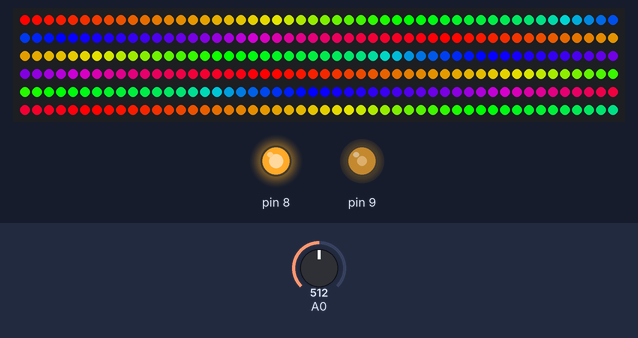
Recording of a sketch running on a simulated Arduino Uno, built with avr-gcc and run on an emulated ATmega328P. Parts: 300 RGB LEDs in strip order, left to right, continuing on the next row, output pins drawn as LEDs (lit = HIGH). The inputs (shaded band) are chosen by the test bench; at power-on: A0 = 512. Random numbers use the default seed unless the sketch sets one.

Above: at 0.77 s.
At 9.18 s:
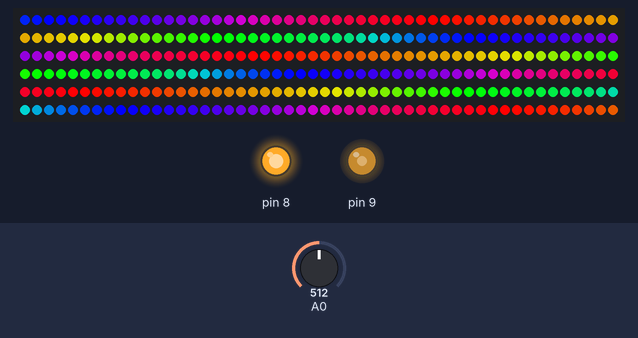
At 18.85 s:
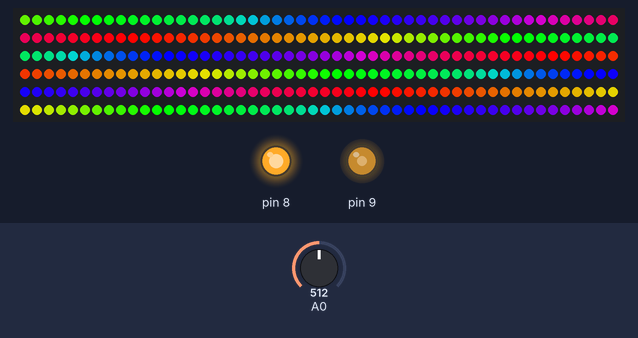
At 37.7 s:
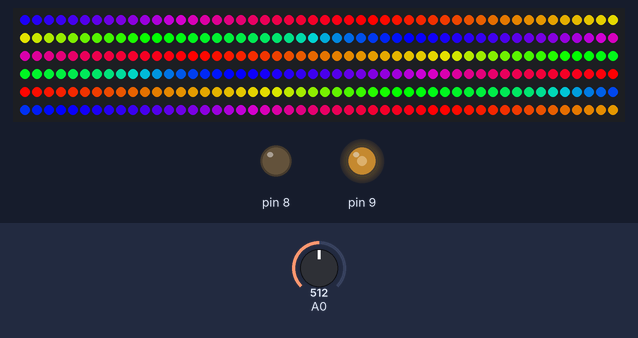
Timing chart, 0 to 40.0 s (numbered marks = the images above):
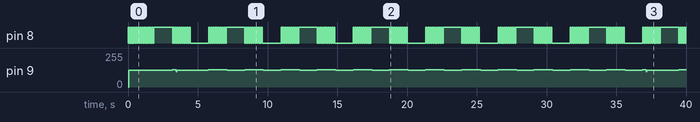

The sketch:

tree.ino
```cpp
/**
 * This code is a from a project of an interactive illuminated tree for a festival.
 * The arduino is connected to LEDs stripes on one hand, and to a circuit described in
 * https://www.instructables.com/id/Touche-for-Arduino-Advanced-touch-sensing/
 * on the other hand that allows to mimic the Disney Touché! sensing technology.
 *
 * This circuit was connected to an apple, coming out of the tree, such that
 * depending on the way someone was touching the apple, the LEDs reacted differently.
 *
 * We used the code from https://github.com/Illutron/AdvancedTouchSensing (from the
 * previously cited instructable) for sensing that we customized (zero curve, averaging, etc.),
 * and code from the examples of the Fast LED library for animating the LEDs.
 *
 * Requires the FastLED library
 *
 * This code is under the WTFPL
 */

#define USE_ARDUINO_INTERRUPTS false

//We use the predefined animations from FastLED
#include <FastLED.h>

#define SET(x,y) (x |=(1<<y))       //-Bit set/clear macros
#define CLR(x,y) (x &= (~(1<<y)))   // |
#define CHK(x,y) (x & (1<<y))       // |
#define TOG(x,y) (x^=(1<<y))        //-+

/* Thresholds separating simple, double touch and full grab
 * /!\ There are highly dependant of the setup, need to be
 * recalibrated in the final situation
 */
#define LIM_TOUCH 60.0
#define LIM_DOUBLE 75.0


#define N 160  //How many frequencies
/*The orignial code sweeps 160 frequencies, but results take too much memory
 *when coupled with the LED code. We thus introduce a divisor such that we
 *only keep 160/DIV points, corresponding to the local average
 *of the original complete curve
 */
#define DIV 6
#define ARRAY_SIZE (N/DIV)
/*In our experience, the points were oscillating quite a bit,
 *so we average them in time over AVG sweeps
 */
#define AVG 20

#define NUM_LEDS 300
#define DATA_PIN 6

#define PULSE_WIRE 1
#define PULSE_THRESHOLD 560

CRGB leds[NUM_LEDS];

//Results of the sweep
float results[ARRAY_SIZE];
//The curve corresponding to a no touch situation, initialized at the begginning (Do not touch when starting the Arduino!)
float zeroCurve[ARRAY_SIZE];

//Counter for averaging over AVG sweeps
unsigned int averageCounter = 1;
//Mode corresponding the the situation: nothing, one finger,two finger or full grab touch
unsigned short int mode = 0;
//Time of the last update
unsigned long lastLEDUpdate = 0;
float LEDSpeed = 1.0f;
CRGBPalette16 currentPalette;
TBlendType    currentBlending;
unsigned long lastModeChange = 0;

void setup()
{
  //When debugging or calibrating
  //Serial.begin(9600);
  FastLED.addLeds<NEOPIXEL, DATA_PIN>(leds, NUM_LEDS);

  TCCR1A = 0b10000010;      //-Set up frequency generator
  TCCR1B = 0b00011001;      //-+
  ICR1 = 110;
  OCR1A = 55;

  pinMode(9, OUTPUT);       //-Signal generator pin
  pinMode(8, OUTPUT);       //-Sync (test) pin

  for (int i = 0; i < ARRAY_SIZE; i++) {
    results[i] = 0;
    zeroCurve[i] = 0;
  }

  delay(1);

  /* The program first computes a zero curve, that corresponds to the state
   * of the circuit when no touch is occurring, that will be then substracted
   * to the measured curve to only keep the variations.
   * Cf the comments of the same for loop in the loop() method for more details
   * on the actions performed here
   */
  for (unsigned int i = 0; i < AVG; i++) {
    for (unsigned int d = 0; d < N; d++)
    {
      int v = analogRead(0);
      CLR(TCCR1B, 0);
      TCNT1 = 0;
      ICR1 = d;
      OCR1A = d / 2;
      SET(TCCR1B, 0);

      zeroCurve[d / DIV] += ((float)v) / ((float)(AVG * DIV));
    }

    TOG(PORTB, 0);
  }
}

void updateLEDSIfNeeded() {
  static uint8_t startIndex = 0;
  unsigned long now = millis();
  if ((now - lastLEDUpdate) > (20.0f / LEDSpeed)) {
    startIndex = startIndex + 1;
    FillLEDsFromPaletteColors(startIndex);
    FastLED.show();
    lastLEDUpdate = now;
  }
}

void setLED(int index, int r, int g, int b, int brightness) {
  leds[index] = CRGB( r, g, b);
  leds[index].fadeLightBy(255 - brightness);
}

// This function sets up a palette of black and white stripes,
// using code.  Since the palette is effectively an array of
// sixteen CRGB colors, the various fill_* functions can be used
// to set them up.
void SetupBlackAndWhiteStripedPalette()
{
    // 'black out' all 16 palette entries...
    fill_solid( currentPalette, 16, CRGB::Black);
    // and set every fourth one to white.
    currentPalette[0] = CRGB::White;
    currentPalette[4] = CRGB::White;
    currentPalette[8] = CRGB::White;
    currentPalette[12] = CRGB::White;

}

// This function sets up a palette of purple and green stripes.
void SetupPurpleAndGreenPalette()
{
    CRGB purple = CHSV( HUE_PURPLE, 255, 255);
    CRGB green  = CHSV( HUE_GREEN, 255, 255);
    CRGB black  = CRGB::Black;

    currentPalette = CRGBPalette16(
                                   green,  green,  black,  black,
                                   purple, purple, black,  black,
                                   green,  green,  black,  black,
                                   purple, purple, black,  black );
}

// This function fills the palette with totally random colors.
void SetupTotallyRandomPalette()
{
    for( int i = 0; i < 16; i++) {
        currentPalette[i] = CHSV( random8(), 255, random8());
    }
}

void FillLEDsFromPaletteColors( uint8_t colorIndex)
{
  uint8_t brightness = 255;

  for ( int i = 0; i < NUM_LEDS; i++) {
    if (mode == 0) {
      currentPalette = RainbowColors_p;
      currentBlending = LINEARBLEND;
    } else if (mode == 1) {
      currentPalette = RainbowStripeColors_p;
      currentBlending = NOBLEND;
    } else if (mode == 2) {
      SetupBlackAndWhiteStripedPalette();
      currentBlending = NOBLEND;
    } else if (mode == 3) {
      SetupTotallyRandomPalette();
      currentBlending = NOBLEND;

    }
    leds[i] = ColorFromPalette(currentPalette, colorIndex, 255, LINEARBLEND);
    colorIndex += 3;
  }
}

void setRed() {
  for (int i = 0; i < NUM_LEDS; i++) {
    leds[i] = CRGB(255, 0, 0);
  }
  FastLED.show();
}

void setGreen() {
  for (int i = 0; i < NUM_LEDS; i++) {
    leds[i] = CRGB(0, 255, 0);
  }
  FastLED.show();
}

void setBlue() {
  for (int i = 0; i < NUM_LEDS; i++) {
    leds[i] = CRGB(0, 0, 255);
  }
  FastLED.show();
}

void setWhite() {
  for (int i = 0; i < NUM_LEDS; i++) {
    leds[i] = CRGB(255, 255, 255);
  }
  FastLED.show();
}

void loop()
{
  updateLEDSIfNeeded();

  /* Code corresponding to the Touché! sensing
   * It sweeps 160 frequencies, generating a square signal
   * for each thanks to the PWM, that is then smoothed by the circuit
   * connected to the Arduino. Finally, we read the response
   */

  for (unsigned int d = 0; d < N; d++)
  {
    int v = analogRead(0);  //-Read response signal
    CLR(TCCR1B, 0);         //-Stop generator
    TCNT1 = 0;              //-Reload new frequency
    ICR1 = d;               // |
    OCR1A = d / 2;          //-+
    SET(TCCR1B, 0);         //-Restart generator

    //We average both over DIV (in frequency) and AVG (in time)
    results[d / DIV] += (float)(v) / ((float)(AVG * DIV)); //Filter results
  }

  TOG(PORTB, 0);

  averageCounter++;
  if (averageCounter == AVG) {
     /* This code computes the first 3 maximums and minimums,
      * together with the points where they were reached.
      * In the final setup we actually only use the first maximum
      * to discriminate between different touch
      */
    float maxs[3];
    int argMaxs[3];
    float mins[3];
    int argMins[3];

    for (int i = 0; i < 3; i++) {
      updateLEDSIfNeeded();
      //May need to replace these values with more extreme ones, depending on the setup
      maxs[i] = -100.0;
      argMaxs[i] = 0;
      mins[i] = 100.0;
      argMins[i] = 0;
    }

    for (int i = 0; i < ARRAY_SIZE; i++) {
      updateLEDSIfNeeded();
      //We only keep the differences to the zero curve
      results[i] = (float)(results[i] - zeroCurve[i]);

      if (results[i] < mins[0]) {
        mins[0] = results[i];
        argMins[0] = i;
      }
      else if (results[i] < mins[1]) {
        mins[1] = results[i];
        argMins[1] = i;
      }
      else if (results[i] < mins[2]) {
        mins[2] = results[i];
        argMins[2] = i;
      }

      if (results[i] > maxs[0]) {
        maxs[0] = results[i];
        argMaxs[0] = i;
      }
      else if (results[i] > maxs[1]) {
        maxs[1] = results[i];
        argMaxs[1] = i;
      }
      else if (results[i] > maxs[2]) {
        maxs[2] = results[i];
        argMaxs[2] = i;
      }
    }

      //Debugging or calibrating through serial port
//    Serial.println('M');
//    for(int i=0; i<3; i++) {
//        Serial.print(maxs[i]);
//        Serial.print(' ');
//        Serial.print(argMaxs[i]);
//        Serial.print(' ');
//     }
//
//     Serial.println();
//     Serial.println('m');
//     for(int i=0; i<3; i++) {
//        Serial.print(mins[i]);
//        Serial.print(' ');
//        Serial.print(argMins[i]);
//        Serial.print(' ');
//     }
//
//     Serial.println();
//     Serial.println();

    unsigned long now = millis();

    int newMode;

    /* newMode corresponds to the new current situation, that is :
     * 0 if there is no touch
     * 1 if there is a one finger touch
     * 2 if there is a two finger touch
     * 3 if there is a full grab
     */
    if (maxs[2] > 0 && maxs[0] < LIM_TOUCH) {
      newMode = 1;
    }
    else if (maxs[0] > LIM_TOUCH && maxs[0] < LIM_DOUBLE) {
      newMode = 2;
    }
    else if(maxs[0] > LIM_DOUBLE) {
      newMode = 3;
    }
    else {
      newMode = 0;
    }

//    Serial.println(now);
//    Serial.println(newMode);
    //If the mode has switched less that 5 seconds ago, we don't switch again right away
    if (newMode != mode && now - lastModeChange > 5000) {
      lastModeChange = now;
      mode = newMode;
    }
//    Serial.println();
//    Serial.print('o');
//    Serial.println(mode);
//
//    Serial.println();
//    Serial.println();

    averageCounter = 1;

    for (int i = 0; i < ARRAY_SIZE; i++)
      results[i] = 0;
  }
}
```
